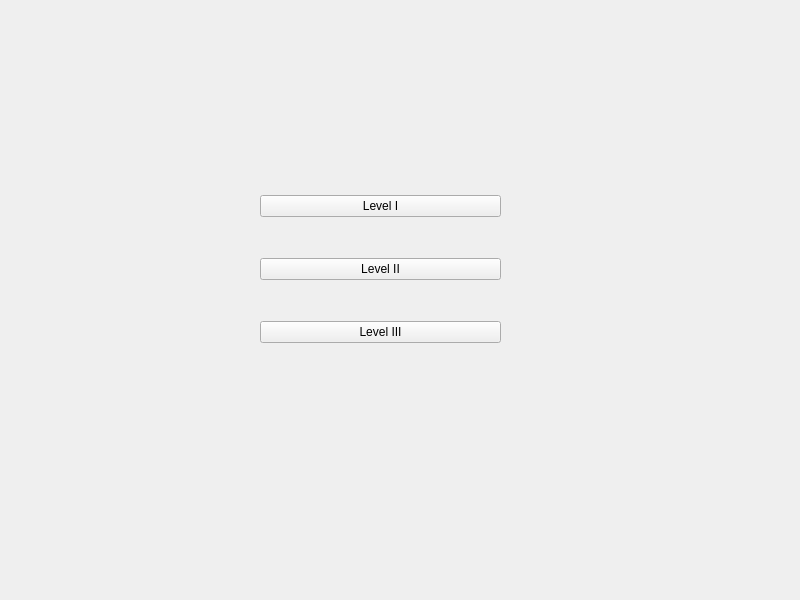
<?xml version="1.0" encoding="UTF-8"?>
<ui version="4.0">
 <class>widget</class>
 <widget class="QWidget" name="widget">
  <property name="geometry">
   <rect>
    <x>0</x>
    <y>0</y>
    <width>800</width>
    <height>600</height>
   </rect>
  </property>
  <property name="windowTitle">
   <string>widget</string>
  </property>
  <widget class="QWidget" name="">
   <property name="geometry">
    <rect>
     <x>260</x>
     <y>160</y>
     <width>241</width>
     <height>221</height>
    </rect>
   </property>
   <layout class="QVBoxLayout" name="verticalLayout">
    <item>
     <widget class="QPushButton" name="level_1">
      <property name="text">
       <string>Level I</string>
      </property>
     </widget>
    </item>
    <item>
     <widget class="QPushButton" name="level_2">
      <property name="text">
       <string>Level II</string>
      </property>
     </widget>
    </item>
    <item>
     <widget class="QPushButton" name="level_3">
      <property name="text">
       <string>Level III</string>
      </property>
     </widget>
    </item>
   </layout>
  </widget>
 </widget>
 <resources/>
 <connections/>
</ui>
